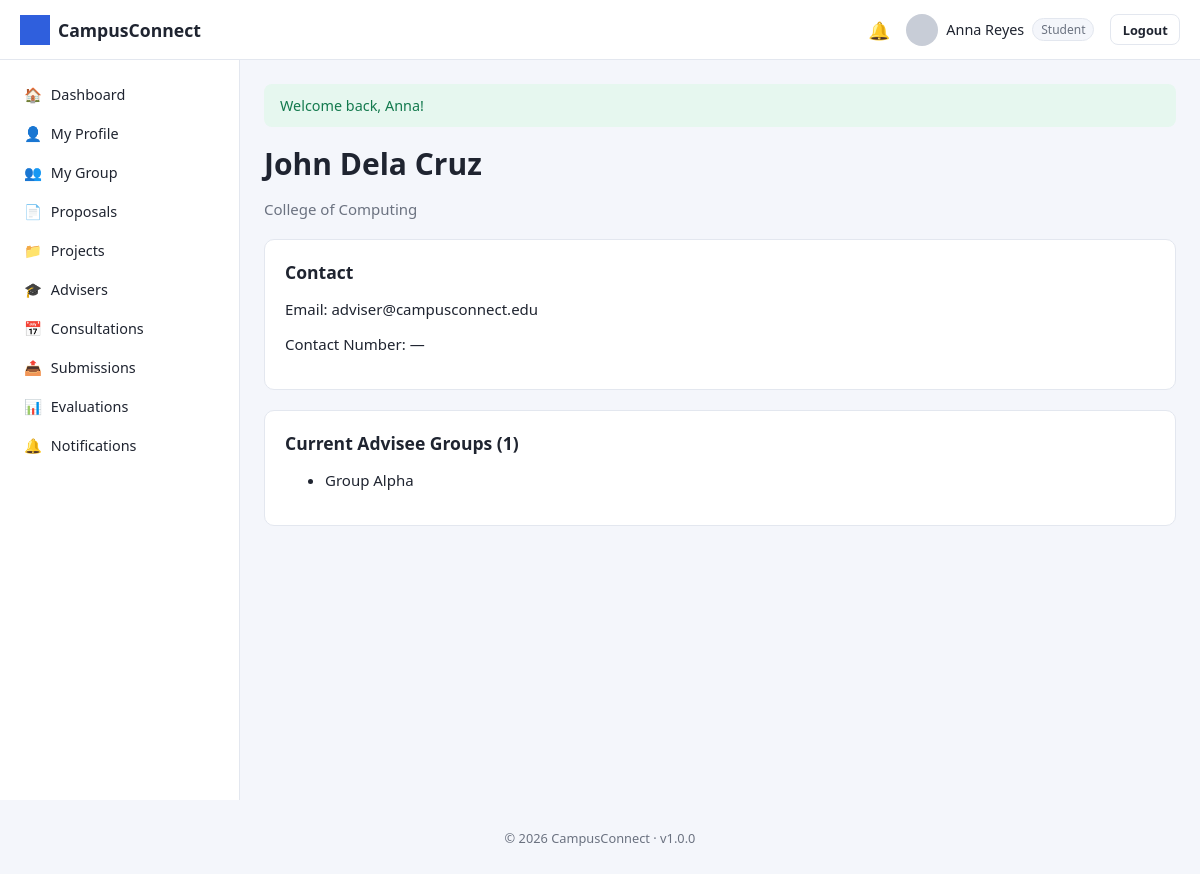
Page /student/advisers/profile.php?id=3 (signed in) on the committed database.
### tables this page shows
CREATE TABLE users (
    user_id INT AUTO_INCREMENT PRIMARY KEY,
    role_id INT NOT NULL,
    id_number VARCHAR(50) UNIQUE,
    first_name VARCHAR(100) NOT NULL,
    last_name VARCHAR(100) NOT NULL,
    email VARCHAR(150) NOT NULL UNIQUE,
    password_hash VARCHAR(255) NOT NULL,
    program VARCHAR(150) DEFAULT NULL,
    department VARCHAR(150) DEFAULT NULL,
    profile_photo VARCHAR(255) DEFAULT 'default-profile.png',
    contact_number VARCHAR(30) DEFAULT NULL,
    status ENUM('active','inactive','suspended') DEFAULT 'active',
    remember_token VARCHAR(255) DEFAULT NULL,
    reset_token VARCHAR(255) DEFAULT NULL,
    reset_token_expires DATETIME DEFAULT NULL,
    created_at TIMESTAMP DEFAULT CURRENT_TIMESTAMP,
    updated_at TIMESTAMP DEFAULT CURRENT_TIMESTAMP ON UPDATE CURRENT_TIMESTAMP,
    FOREIGN KEY (role_id) REFERENCES roles(role_id)
);

CREATE TABLE `groups` (
    group_id INT AUTO_INCREMENT PRIMARY KEY,
    group_name VARCHAR(150) NOT NULL,
    group_code VARCHAR(20) UNIQUE,
    leader_id INT NOT NULL,
    adviser_id INT DEFAULT NULL,
    status ENUM('forming','active','disbanded') DEFAULT 'forming',
    created_at TIMESTAMP DEFAULT CURRENT_TIMESTAMP,
    FOREIGN KEY (leader_id) REFERENCES users(user_id),
    FOREIGN KEY (adviser_id) REFERENCES users(user_id)
);

### includes/functions.php (called while the page is built, shortened)
<?php
function e(?string $value): string
{
    return htmlspecialchars($value ?? '', ENT_QUOTES, 'UTF-8');
}
function isLoggedIn(): bool
{
    return !empty($_SESSION['user_id']);
}
function currentRoleId(): ?int
{
    return $_SESSION['role_id'] ?? null;
}
function currentRoleName(): ?string
{
    $roleId = currentRoleId();
    return $roleId ? (ROLE_NAMES[$roleId] ?? null) : null;
}
function currentUser(): ?array
{
    $stmt = getDB()->prepare('SELECT * FROM users WHERE user_id = ? LIMIT 1');
    $stmt->execute([$_SESSION['user_id']]);
    $user = $stmt->fetch() ?: null;
    return $user;
}

### config/database.php (called while the page is built, shortened)
<?php
function getDB(): PDO
{
    static $pdo = null;
    if ($pdo === null) {
        $dsn = 'mysql:host=' . DB_HOST . ';dbname=' . DB_NAME . ';charset=' . DB_CHARSET;
        $options = [
            PDO::ATTR_ERRMODE            => PDO::ERRMODE_EXCEPTION,
            PDO::ATTR_DEFAULT_FETCH_MODE => PDO::FETCH_ASSOC,
            PDO::ATTR_EMULATE_PREPARES   => false,
        ];
        try {
            $pdo = new PDO($dsn, DB_USER, DB_PASS, $options);
        } catch (PDOException $e) {
            error_log('Database connection failed: ' . $e->getMessage());
            die('Database connection failed. Please try again later or contact the administrator.');
        }
    }
    return $pdo;
}

### student/advisers/profile.php (the view, shortened to what this page needs)
<?php
require_once __DIR__ . '/../../config/database.php';
require_once __DIR__ . '/../../includes/functions.php';
$db = getDB();
$id = (int) ($_GET['id'] ?? 0);
$stmt = $db->prepare('SELECT * FROM users WHERE user_id = ? AND role_id = ?');
$stmt->execute([$id, ROLE_ADVISER]);
$adviser = $stmt->fetch();
$stmt = $db->prepare('SELECT group_name FROM `groups` WHERE adviser_id = ?');
$stmt->execute([$id]);
$advisees = $stmt->fetchAll();
include __DIR__ . '/../../includes/header.php';
?>
<div class="page-header">
    <div>
        <h1><?= e($adviser['first_name'] . ' ' . $adviser['last_name']) ?></h1>
        <p><?= e($adviser['department']) ?></p>
    </div>
</div>
<div class="card">
    <h3>Contact</h3>
    <p>Email: <?= e($adviser['email']) ?></p>
    <p>Contact Number: <?= e($adviser['contact_number'] ?: '—') ?></p>
</div>
<div class="card">
    <h3>Current Advisee Groups (<?= count($advisees) ?>)</h3>
    <?php if ($advisees): ?>
    <ul>
        <?php foreach ($advisees as $g): ?>
        <li><?= e($g['group_name']) ?></li>
        <?php endforeach; ?>
    </ul>
    <?php else: ?>
    <p class="stat-label">No advisee groups yet.</p>
    <?php endif; ?>
</div>
<?php include __DIR__ . '/../../includes/footer.php'; ?>

### includes/navbar.php (shortened to what this page needs)
<?php
$navUser = currentUser();
$unread  = $navUser ? unreadNotificationCount((int) $navUser['user_id']) : 0;
$roleName = currentRoleName();
?>
<header class="navbar">
    <div class="navbar-brand">
        <img src="<?= BASE_URL ?>/assets/images/logo.png" alt="<?= e(APP_NAME) ?>" class="navbar-logo">
        <span><?= e(APP_NAME) ?></span>
    </div>
    <div class="navbar-right">
        <a class="navbar-icon" href="<?= BASE_URL ?>/<?= e($roleName) ?>/notifications<?= $roleName === 'student' ? '/index.php' : '.php' ?>" title="Notifications">
            🔔<?php if ($unread > 0): ?><span class="badge-dot"><?= $unread ?></span><?php endif; ?>
        </a>
        <div class="navbar-user">
            <img src="<?= BASE_URL ?>/assets/images/<?= e($navUser['profile_photo'] ?? 'default-profile.png') ?>" class="navbar-avatar" alt="Profile">
            <span><?= e(($navUser['first_name'] ?? '') . ' ' . ($navUser['last_name'] ?? '')) ?></span>
            <span class="role-tag"><?= e(ucfirst($roleName ?? '')) ?></span>
        </div>
        <a class="btn btn-sm btn-outline" href="<?= BASE_URL ?>/logout.php">Logout</a>
    </div>
</header>

### assets/css/style.css (style rules this page uses)
:root { --primary: #2f5fdd; --primary-dark: #23439e; --success: #1fa971; --danger: #e0413a; --warning: #e0a13a; --info: #3aa9e0; --secondary: #6b7280; --bg: #f4f6fb; --card-bg: #ffffff; --border: #e3e7ef; --text: #1f2430; --text-muted: #6b7280; --sidebar-width: 240px; --navbar-height: 60px; --radius: 10px; }
* { box-sizing: border-box; }
body { margin: 0; font-family: 'Segoe UI', Roboto, Helvetica, Arial, sans-serif; background: var(--bg); color: var(--text); font-size: 15px; }
a { color: var(--primary); text-decoration: none; }
h1, h2, h3, h4 { margin: 0 0 .5em; font-weight: 600; }
.app-shell { padding-top: var(--navbar-height); }
.navbar { position: fixed; top: 0; left: 0; right: 0; height: var(--navbar-height); background: var(--card-bg); border-bottom: 1px solid var(--border); display: flex; align-items: center; justify-content: space-between; padding: 0 1.25rem; z-index: 100; }
.navbar-brand { display: flex; align-items: center; gap: .5rem; font-weight: 700; font-size: 1.1rem; }
.navbar-logo { height: 30px; width: 30px; object-fit: contain; }
.navbar-right { display: flex; align-items: center; gap: 1rem; }
.navbar-icon { position: relative; font-size: 1.1rem; }
.navbar-user { display: flex; align-items: center; gap: .5rem; font-size: .9rem; }
.navbar-avatar { width: 32px; height: 32px; border-radius: 50%; object-fit: cover; }
.role-tag { background: var(--bg); border: 1px solid var(--border); border-radius: 20px; padding: 2px 8px; font-size: .75rem; color: var(--text-muted); }
.btn { display: inline-block; padding: .6rem 1.1rem; border-radius: 8px; border: 1px solid transparent; font-size: .9rem; font-weight: 600; cursor: pointer; text-align: center; }
.btn-sm { padding: .35rem .7rem; font-size: .8rem; }
.btn-outline { background: transparent; border-color: var(--border); color: var(--text); }
.card { background: var(--card-bg); border: 1px solid var(--border); border-radius: var(--radius); padding: 1.25rem; margin-bottom: 1.25rem; }
.page-header { display: flex; align-items: center; justify-content: space-between; margin-bottom: 1.25rem; flex-wrap: wrap; gap: .75rem; }
.page-header p { color: var(--text-muted); margin: .2rem 0 0; }

### rows in the picture
users: profile_photo (placeholder picture), first_name+last_name "Anna Reyes"
users: first_name+last_name "John Dela Cruz", department "College of Computing", email "adviser@campusconnect.edu", contact_number "—"
groups: group_name "Group Alpha"

### other values in the picture
APP_NAME "CampusConnect"
$roleName "Student"
$icon "🏠"
$label "Dashboard"
$icon "👤"
$label "My Profile"
$icon "👥"
$label "My Group"
$icon "📄"
$label "Proposals"
$icon "📁"
$label "Projects"
$icon "🎓"
$label "Advisers"
$icon "📅"
